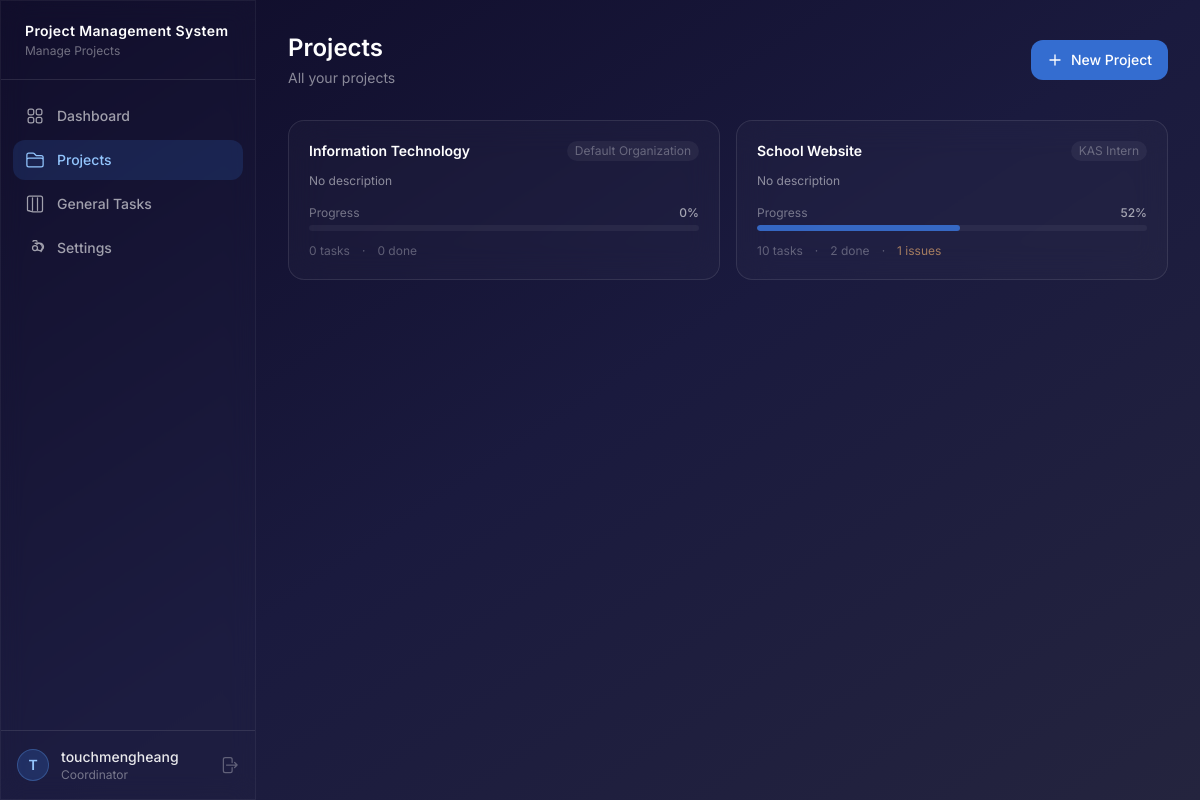
Screenshot of /projects/ (signed in) with the database file from the repository.
### accounts/models.py (models this page shows, shortened)
class User(AbstractUser):
    role = models.ForeignKey(
        Role, on_delete=models.SET_NULL, null=True, blank=True, related_name="users"
    )
    admin_organization = models.ForeignKey(
        "organizations.Organization",
        on_delete=models.SET_NULL,
        null=True,
        blank=True,
        related_name="administrators",
        help_text="Organization this user administrates (only for Administrator role).",
    )
    is_auto_generated = models.BooleanField(
        default=False,
        help_text="Auto-generated accounts are inactive until password reset.",
    )
    perm_create_users = models.BooleanField(null=True, blank=True)
    perm_manage_projects = models.BooleanField(null=True, blank=True)
    perm_manage_tasks = models.BooleanField(null=True, blank=True)
    perm_move_task_stages = models.BooleanField(null=True, blank=True)
    perm_move_task_categories = models.BooleanField(null=True, blank=True)
    perm_reject_testing = models.BooleanField(null=True, blank=True)
    perm_add_project_notes = models.BooleanField(null=True, blank=True)
    perm_view_assigned_only = models.BooleanField(null=True, blank=True)
    perm_manage_organizations = models.BooleanField(null=True, blank=True)
    class Meta:
        ordering = ["username"]
    def _resolve(self, perm_field: str, role_field: str) -> bool:
        user_val = getattr(self, perm_field)
        if user_val is not None:
            return user_val
        if self.role:
            return getattr(self.role, role_field, False)
        return False
    def is_system_admin(self):
        return self.role and self.role.name == Role.SYSTEM_ADMINISTRATOR
    def has_perm_manage_projects(self):
        return self.is_system_admin() or self._resolve("perm_manage_projects", "can_manage_projects")
    def has_perm_manage_organizations(self):
        return self.is_system_admin() or self._resolve(
            "perm_manage_organizations", "can_manage_organizations"
        )

class Role(models.Model):
    SYSTEM_ADMINISTRATOR = "system_administrator"
    ADMINISTRATOR = "administrator"
    COORDINATOR = "coordinator"
    DEVELOPER = "developer"
    ROLE_CHOICES = [
        (SYSTEM_ADMINISTRATOR, "System Administrator"),
        (ADMINISTRATOR, "Administrator"),
        (COORDINATOR, "Coordinator"),
        (DEVELOPER, "Developer"),
    ]
    name = models.CharField(max_length=30, choices=ROLE_CHOICES, unique=True)
    description = models.TextField(blank=True)
    can_create_users = models.BooleanField(default=False)
    can_manage_projects = models.BooleanField(default=False)
    can_manage_tasks = models.BooleanField(default=False)
    can_move_task_stages = models.BooleanField(default=False)
    can_move_task_categories = models.BooleanField(default=False)
    can_reject_testing = models.BooleanField(default=False)
    can_add_project_notes = models.BooleanField(default=False)
    can_view_assigned_only = models.BooleanField(default=False)
    can_manage_organizations = models.BooleanField(default=False)
    class Meta:
        ordering = ["name"]
    def __str__(self):
        return self.get_name_display()

### projects/models.py (models this page shows, shortened)
class Project(models.Model):
    name = models.CharField(max_length=200)
    description = models.TextField(blank=True)
    organization = models.ForeignKey(
        "organizations.Organization",
        on_delete=models.CASCADE,
        related_name="projects",
    )
    planned_start_date = models.DateField(null=True, blank=True, help_text="Planned project start date")
    planned_end_date = models.DateField(null=True, blank=True, help_text="Planned project completion date")
    created_by = models.ForeignKey(
        settings.AUTH_USER_MODEL,
        on_delete=models.SET_NULL,
        null=True,
        related_name="created_projects",
    )
    members = models.ManyToManyField(
        settings.AUTH_USER_MODEL, blank=True, related_name="member_projects",
        help_text="Full access: can edit tasks, move between stages, create tasks."
    )
    commenters = models.ManyToManyField(
        settings.AUTH_USER_MODEL,
        blank=True,
        related_name="commenter_projects",
        help_text="Can view all tasks and add comments/notes to project and tasks.",
    )
    viewers = models.ManyToManyField(
        settings.AUTH_USER_MODEL,
        blank=True,
        related_name="viewer_projects",
        help_text="Read-only access to view all project information.",
    )
    created_at = models.DateTimeField(auto_now_add=True)
    updated_at = models.DateTimeField(auto_now=True)
    class Meta:
        ordering = ["-created_at"]
        unique_together = ["organization", "name"]
    @property
    def progress(self):
        categories = self.categories.all()
        if not categories.exists():
            return 0
        weighted_progress = sum(
            (cat.completion_percentage * cat.weight) for cat in categories
        )
        return min(round(weighted_progress / 100), 100)  # Cap at 100%
    @property
    def task_stats(self):
        from tasks.models import TaskInstance
        from django.db.models import Sum
        tasks = TaskInstance.objects.filter(project=self, is_closed=False)
        done_tasks = tasks.filter(stage=TaskInstance.DONE)
        total_sp = tasks.aggregate(Sum('story_points'))['story_points__sum'] or 0
        earned_sp = done_tasks.aggregate(Sum('story_points'))['story_points__sum'] or 0
        return {
            "total": tasks.count(),
            "done": done_tasks.count(),
            "in_progress": tasks.filter(stage=TaskInstance.IN_PROGRESS).count(),
            "having_issues": tasks.filter(stage=TaskInstance.HAVING_ISSUES).count(),
            "total_story_points": total_sp,
            "earned_story_points": earned_sp,
            "remaining_story_points": total_sp - earned_sp,
        }

class ProjectCategory(models.Model):
    project = models.ForeignKey(
        "Project",
        on_delete=models.CASCADE,
        related_name="categories",
    )
    name = models.CharField(max_length=100)
    description = models.TextField(blank=True)
    weight = models.PositiveIntegerField(
        default=1,
        help_text="Weight (1-100) used to calculate this category's contribution to project progress.",
    )
    order = models.PositiveIntegerField(default=0, help_text="Display order of this category.")
    created_at = models.DateTimeField(auto_now_add=True)
    updated_at = models.DateTimeField(auto_now=True)
    class Meta:
        ordering = ["order", "-created_at"]
        unique_together = ["project", "name"]
        verbose_name_plural = "Project Categories"
    @property
    def total_tasks(self):
        return self.tasks.filter(is_closed=False).count()
    @property
    def done_tasks(self):
        from tasks.models import TaskInstance
        return self.tasks.filter(
            is_closed=False, stage=TaskInstance.DONE
        ).count()
    @property
    def completion_percentage(self):
        total = self.total_tasks
        if total == 0:
            return 0
        done = self.done_tasks
        return round((done / total) * 100)

### organizations/models.py (models this page shows, shortened)
class Organization(models.Model):
    name = models.CharField(max_length=200, unique=True)
    description = models.TextField(blank=True)
    members = models.ManyToManyField(
        settings.AUTH_USER_MODEL,
        blank=True,
        related_name="member_organizations",
        help_text="Users who belong to this organization.",
    )
    created_by = models.ForeignKey(
        settings.AUTH_USER_MODEL,
        on_delete=models.SET_NULL,
        null=True,
        related_name="created_organizations",
    )
    created_at = models.DateTimeField(auto_now_add=True)
    updated_at = models.DateTimeField(auto_now=True)
    class Meta:
        ordering = ["name"]
    def __str__(self):
        return self.name

### projects/views.py (the view)
# urls.py: path("", views.project_list, name="project_list"),
@login_required
def project_list(request):
    user = request.user
    if user.is_system_admin():
        projects = Project.objects.select_related("organization").all()
    else:
        user_orgs = user.member_organizations.values_list('id', flat=True)
        projects = Project.objects.filter(
            organization_id__in=user_orgs
        ).select_related("organization").distinct()
    return render(request, "projects/project_list.html", {"projects": projects})

### templates/projects/project_list.html (shortened to what this page needs)
{% extends "base.html" %}
{% block content %}
<div class="flex flex-col sm:flex-row sm:items-center sm:justify-between gap-3 sm:gap-0 mb-6 sm:mb-8">
    <div>
        <h1 class="text-xl sm:text-2xl font-semibold text-white">Projects</h1>
        <p class="text-white/50 text-xs sm:text-sm mt-1">All your projects</p>
    </div>
    {% if user.is_system_admin or user.has_perm_manage_projects %}
    <a href="{% url 'projects:project_create' %}"
       class="inline-flex items-center justify-center gap-2 px-4 py-2.5 bg-blue-500/80 hover:bg-blue-500 text-white text-sm font-medium rounded-xl transition-all w-full sm:w-auto">
        <svg class="w-4 h-4" fill="none" stroke="currentColor" stroke-width="2" viewBox="0 0 24 24"><path stroke-linecap="round" stroke-linejoin="round" d="M12 4.5v15m7.5-7.5h-15"/></svg>
        New Project
    </a>
    {% endif %}
</div>
<div class="grid grid-cols-1 md:grid-cols-2 lg:grid-cols-2 gap-3 sm:gap-4">
    {% for project in projects %}
    <a href="{% url 'projects:project_detail' project.pk %}" class="glass-card rounded-xl sm:rounded-2xl p-4 sm:p-5 block group">
        <div class="flex items-start justify-between mb-3">
            <h3 class="text-sm font-semibold text-white group-hover:text-blue-300 transition-colors">{{ project.name }}</h3>
            <span class="text-xs text-white/30 bg-white/5 px-2 py-0.5 rounded-full shrink-0 ml-2 whitespace-nowrap">{{ project.organization }}</span>
        </div>
        <p class="text-xs text-white/50 line-clamp-2 mb-4">{{ project.description|truncatewords:25|default:"No description" }}</p>
        <div class="mb-2">
            <div class="flex items-center justify-between mb-1">
                <span class="text-xs text-white/40">Progress</span>
                <span class="text-xs text-white/60 font-medium">{{ project.progress }}%</span>
            </div>
            <div class="w-full h-1.5 bg-white/5 rounded-full overflow-hidden">
                <div class="h-full bg-blue-500/70 rounded-full" style="width: {{ project.progress }}%"></div>
            </div>
        </div>
        <div class="flex items-center gap-3 text-xs text-white/30 mt-3 flex-wrap">
            <span>{{ project.task_stats.total }} tasks</span>
            <span>·</span>
            <span>{{ project.task_stats.done }} done</span>
            {% if project.task_stats.having_issues %}
            <span>·</span>
            <span class="text-orange-300/60">{{ project.task_stats.having_issues }} issues</span>
            {% endif %}
        </div>
    </a>
    {% empty %}
    <div class="col-span-full text-center text-white/40 py-8 sm:py-12">
        No projects found.
    </div>
    {% endfor %}
</div>
{% endblock %}

### templates/base.html (shortened to what this page needs)
{% load static %}
<!DOCTYPE html>
<html lang="en" class="h-full">
<head>
    <link href="{% static 'css/style.css' %}" rel="stylesheet">
    <script src="https://cdn.tailwindcss.com"></script>
</head>
<body class="h-full bg-gradient-to-br from-[#0f0c29] via-[#1a1a3e] to-[#24243e] text-white/90 antialiased">
<div class="flex h-screen overflow-hidden">
    <aside id="sidebar" class="fixed lg:relative inset-y-0 left-0 z-50 w-64 flex-shrink-0 glass-strong flex flex-col border-r border-white/5 transform -translate-x-full lg:translate-x-0 transition-transform duration-300 ease-in-out">
        <div class="px-6 py-5 border-b border-white/10 flex items-center justify-between">
            <div>
                <h1 class="text-sm font-semibold text-white tracking-wide">
                    Project Management System
                </h1>
                <p class="text-xs text-white/40 mt-0.5">Manage Projects</p>
            </div>
        </div>
        <nav class="flex-1 px-3 py-4 space-y-1 overflow-y-auto">
            <a href="{% url 'dashboard' %}"
               class="flex items-center gap-3 px-3 py-2.5 rounded-xl text-sm font-medium
                      {% if request.resolver_match.url_name == 'dashboard' %}bg-blue-500/15 text-blue-300{% else %}text-white/60 hover:text-white/90 hover:bg-white/5{% endif %}
                      transition-all">
                Dashboard
            </a>
            <a href="{% url 'projects:project_list' %}"
               class="flex items-center gap-3 px-3 py-2.5 rounded-xl text-sm font-medium
                      {% if 'projects' in request.path %}bg-blue-500/15 text-blue-300{% else %}text-white/60 hover:text-white/90 hover:bg-white/5{% endif %}
                      transition-all">
                Projects
            </a>
            <a href="{% url 'general_tasks:task_list' %}"
               class="flex items-center gap-3 px-3 py-2.5 rounded-xl text-sm font-medium
                      {% if 'general-tasks' in request.path %}bg-blue-500/15 text-blue-300{% else %}text-white/60 hover:text-white/90 hover:bg-white/5{% endif %}
                      transition-all">
                <svg class="w-5 h-5" fill="none" stroke="currentColor" stroke-width="1.5" viewBox="0 0 24 24"><path stroke-linecap="round" stroke-linejoin="round" d="M9 4.5v15m6-15v15m-11.581.5H5.25A2.25 2.25 0 013 19.25V4.75A2.25 2.25 0 015.25 2.5h13.5A2.25 2.25 0 0121 4.75v14.5A2.25 2.25 0 0118.75 21.5H9.631z"/></svg>
                General Tasks
            </a>
            <a href="{% url 'accounts:settings' %}"
               class="flex items-center gap-3 px-3 py-2.5 rounded-xl text-sm font-medium
                      {% if 'settings' in request.path %}bg-blue-500/15 text-blue-300{% else %}text-white/60 hover:text-white/90 hover:bg-white/5{% endif %}
                      transition-all">
                Settings
            </a>
        </nav>
        <div class="px-4 py-4 border-t border-white/10">
            <div class="flex items-center gap-3 justify-between">
                <div class="flex items-center gap-3 flex-1 min-w-0">
                    <div class="w-8 h-8 rounded-full bg-blue-500/20 border border-blue-400/30 flex items-center justify-center text-sm font-semibold text-blue-300">
                        {{ user.username.0|upper }}
                    </div>
                    <div class="flex-1 min-w-0">
                        <p class="text-sm font-medium text-white/90 truncate">{{ user.username }}</p>
                        <p class="text-xs text-white/40 truncate">{{ user.role|default:"No role" }}</p>
                    </div>
                </div>
                <a href="{% url 'accounts:logout' %}" class="text-white/30 hover:text-red-400 transition-colors" title="Logout">
                    <svg class="w-5 h-5" fill="none" stroke="currentColor" stroke-width="1.5" viewBox="0 0 24 24"><path stroke-linecap="round" stroke-linejoin="round" d="M15.75 9V5.25A2.25 2.25 0 0013.5 3h-6a2.25 2.25 0 00-2.25 2.25v13.5A2.25 2.25 0 007.5 21h6a2.25 2.25 0 002.25-2.25V15m3 0l3-3m0 0l-3-3m3 3H9"/></svg>
                </a>
            </div>
        </div>
    </aside>
    <main class="flex-1 overflow-y-auto w-full">
        <div class="p-4 sm:p-6 lg:p-8">
            {% block content %}{% endblock %}
        </div>
    </main>
</div>
</body>
</html>

### static/css/style.css (style rules this page uses)
body { font-family: 'Inter', system-ui, -apple-system, sans-serif; overscroll-behavior: none; }
main { overscroll-behavior: none; }
.glass-strong { background: rgba(255, 255, 255, 0.01); backdrop-filter: blur(12px); -webkit-backdrop-filter: blur(12px); border: 1px solid rgba(255, 255, 255, 0.15); }
.glass-card { background: rgba(255, 255, 255, 0.025); backdrop-filter: blur(16px); -webkit-backdrop-filter: blur(16px); border: 1px solid rgba(255, 255, 255, 0.1); transition: all 0.2s ease; }
* { transition-property: background-color, border-color, opacity; transition-duration: 150ms; }

### rows the page displays
User: username.0 "T", username "touchmengheang", role "Coordinator"
Project: name "Information Technology", organization "Default Organization", description "No description", progress "0", task_stats.total "0", task_stats.done "0"
Project: name "School Website", organization "KAS Intern", description "No description", progress "52", task_stats.total "10", task_stats.done "2", task_stats.having_issues "1"
